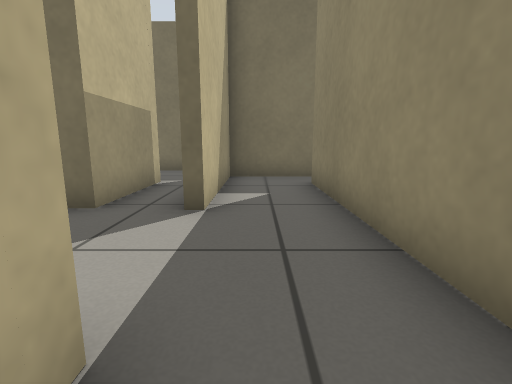
view 1 (above)

13 first-person views from a walk through a world built for the Gazebo simulator. The camera is 0.5 m above the floor, tilts 10° down and sees 85° across. The floor is counted in squares, 0.5 m on a side. Each view is taken from the middle of a square. On the plan, view 1 faces up. The plan holds only what a view shows up to about 11 squares ahead; the rest is blank.

view 2
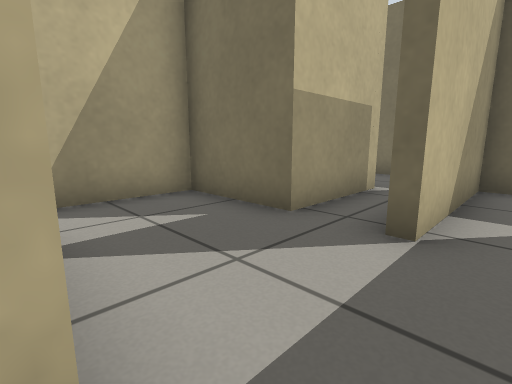

view 3
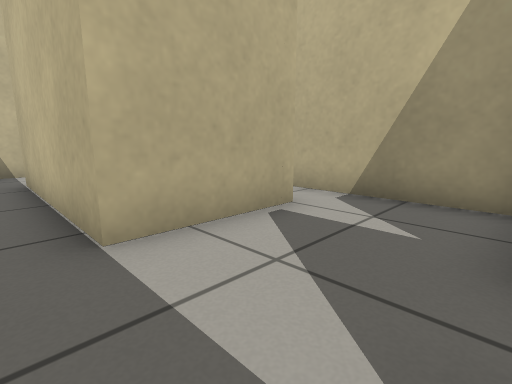

view 4
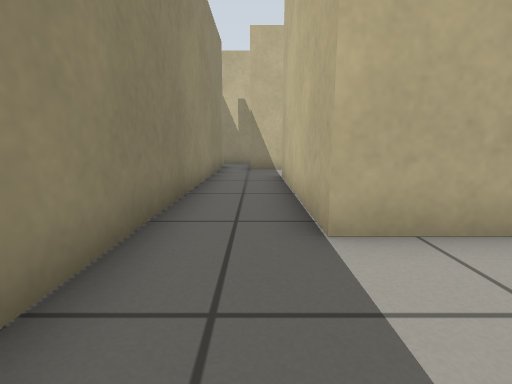

view 5
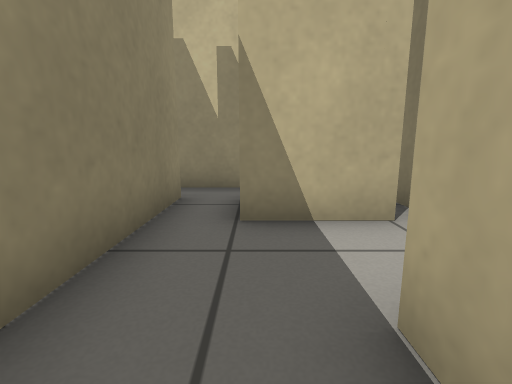

view 6
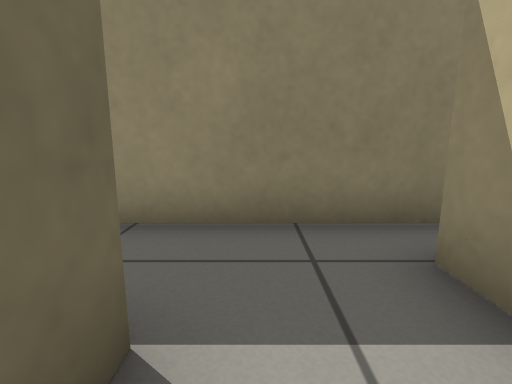

view 7
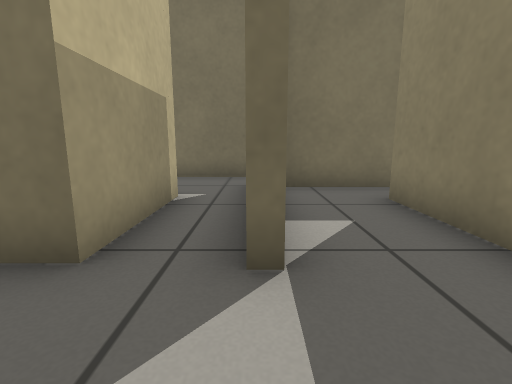

view 8
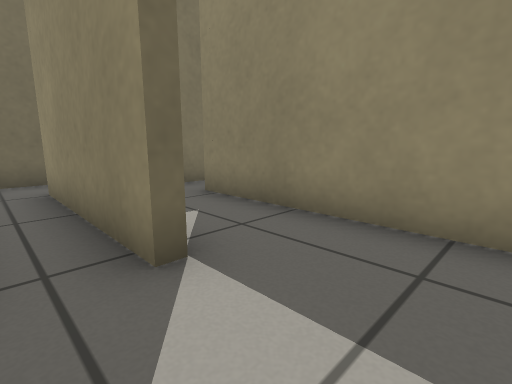

view 9
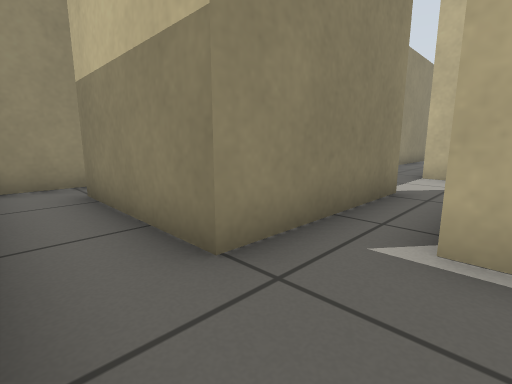

view 10
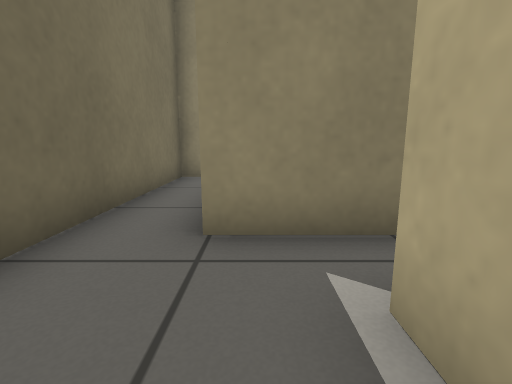

view 11
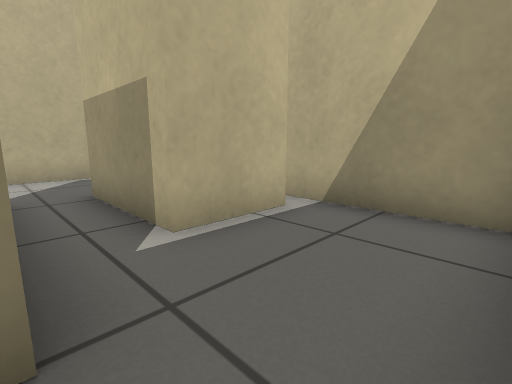

view 12
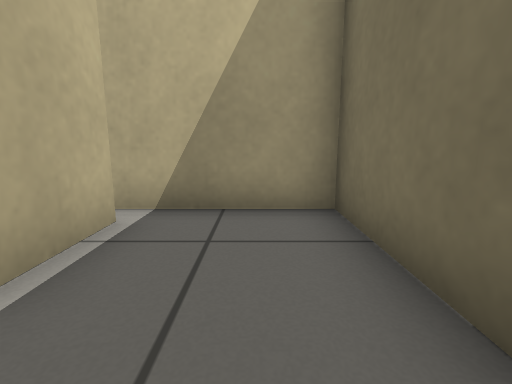

view 13
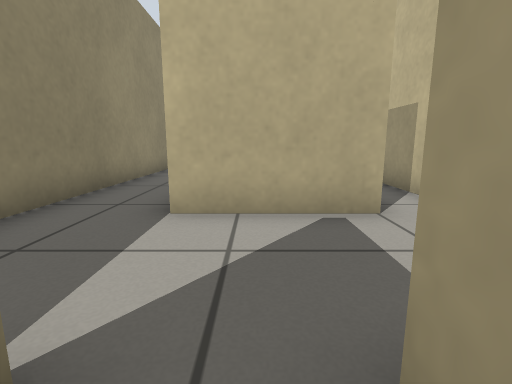

### Floor plan
Ten units are one square. View 1 is at (0, 0); x grows to the right and y downward. Boxes are objects, and circles mark ways between rooms. Rooms are numbered by the first view taken in them; rooms with no view inside come last. Other rooms are left out.
<svg viewBox="-57 -107 104 193">
<path fill="none" stroke="#000" d="M-8 -11 -8 44M-19 65 3 65M14 81 14 -70M24 -83 -8 -83 -8 -40M-8 44 -15 44M-11 -40 -11 -74M-25 -72 -25 -42 -52 -42 -52 0M-39 -11 -8 -11M-11 -74 -11 -86 30 -86M42 -82 42 -102 -52 -102 -52 -66M-45 -72 -25 -72"/>
<circle cx="-10" cy="-30" r="3" fill="#2a7"/>
<circle cx="-20" cy="-70" r="3" fill="#2a7"/>
<text x="0" y="10">1</text>
<text x="-20" y="-40">2</text>
<text x="0" y="-90">3</text>
</svg>
Room 1 opens to room 2. Room 2 opens to room 3.

Where each view was taken, in squares from view 1:
view 1: 0 up, 0 right, facing up
view 2: 1 up, 0 right, facing up-left
view 3: 4 up, 0 right, facing down-left
view 4: 4 up, 0 right, facing down
view 5: 3 down, 0 right, facing down
view 6: 5 down, 2 left, facing right
view 7: 2 up, 1 left, facing up
view 8: 2 up, 2 left, facing up-right
view 9: 10 up, 3 left, facing down-right
view 10: 8 up, 4 left, facing right
view 11: 10 up, 1 left, facing down-left
view 12: 9 up, 1 left, facing left
view 13: 5 up, 2 left, facing down
